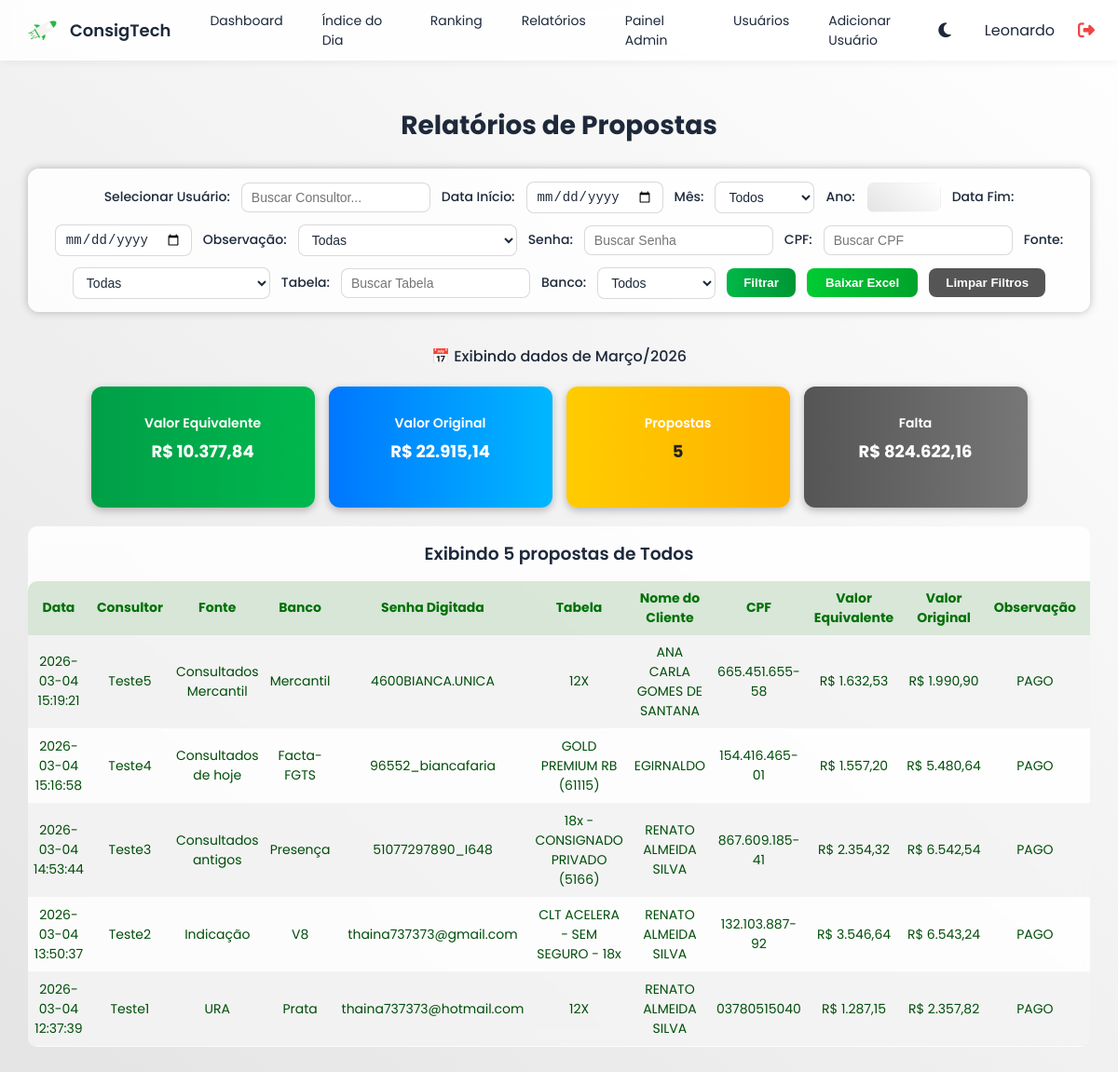
Page /relatorios (signed in) on the committed database.
### tables this page shows
CREATE TABLE propostas (
            id INTEGER PRIMARY KEY AUTOINCREMENT,
            data TEXT,
            consultor TEXT,
            fonte TEXT,
            banco TEXT,
            senha_digitada TEXT,
            tabela TEXT,
            nome_cliente TEXT,
            cpf TEXT,
            valor_equivalente REAL,
            valor_original REAL,
            observacao TEXT,
            telefone TEXT
        );

### app.py (the view, shortened to what this page needs)
@app.route("/relatorios", methods=["GET", "POST"])
def relatorios():
    if "user" not in session or session["role"] != "admin":
        return redirect(url_for("login"))
    conn = get_conn()
    cur = conn.cursor()
    cur.execute("SELECT nome FROM users WHERE role != 'admin' ORDER BY nome;")
    usuarios = cur.fetchall()
    if usuarios:
        usuarios = [u[0] for u in usuarios]
    else:
        usuarios = []
    user = request.form.get("usuario") or request.args.get("usuario")
    data_ini = request.form.get("data_ini") or request.args.get("data_ini")
    data_fim = request.form.get("data_fim") or request.args.get("data_fim")
    observacao = (request.form.get("observacao") or request.args.get("observacao") or "").strip()
    senha_digitada = (request.form.get("senha_digitada") or request.args.get("senha_digitada") or "").strip()
    fonte = (request.form.get("fonte") or request.args.get("fonte") or "").strip()
    tabela = (request.form.get("tabela") or request.args.get("tabela") or "").strip()
    banco = (request.form.get("banco") or request.args.get("banco") or "").strip()
    cpf = (request.form.get("cpf") or request.args.get("cpf") or "").strip()
    mes = request.form.get("mes") or request.args.get("mes")
    ano = request.form.get("ano") or request.args.get("ano")
    acao = request.form.get("acao")
    if acao == "limpar":
        return redirect(url_for("relatorios"))
    def normalizar_data(data_str):
        if not data_str:
            return None
        try:
            return datetime.strptime(data_str, "%Y-%m-%dT%H:%M").strftime("%Y-%m-%d %H:%M:%S")
        except ValueError:
            return data_str
    data_ini = normalizar_data(data_ini)
    data_fim = normalizar_data(data_fim)
    if data_ini and len(data_ini) == 10:
        data_ini = data_ini + " 00:00:00"
    if data_fim and len(data_fim) == 10:
        data_fim = data_fim + " 23:59:59"
    ph = "?" if isinstance(conn, sqlite3.Connection) else "%s"
    query_base = f"""
        SELECT id, data, consultor, fonte, banco, senha_digitada, tabela, nome_cliente, cpf,
               valor_equivalente, valor_original, observacao, telefone
        FROM propostas
    """
    condicoes, params = [], []
    condicoes.append("consultor NOT IN (SELECT nome FROM users WHERE role = 'admin')")
    def filtro_lower(campo, valor):
        if isinstance(conn, sqlite3.Connection):
            return f"LOWER({campo}) LIKE LOWER({ph})", f"%{valor.lower()}%"
        else:
            return f"LOWER({campo}) LIKE LOWER({ph})", f"%{valor}%"
    if user and user.strip() and user != "-":
        condicoes.append(f"LOWER(consultor) LIKE LOWER({ph})")
        params.append(f"{user}%")
    if data_ini and data_fim:
        condicoes.append(f"data BETWEEN {ph} AND {ph}")
        params += [data_ini, data_fim]
        mes_atual = "Filtro por período"
    elif cpf:
        filtro, valor = filtro_lower("cpf", cpf)
        condicoes.append(filtro)
        params.append(valor)
        mes_atual = "Filtro por CPF"
    else:
        agora = datetime.now()
        inicio_mes = agora.replace(day=1, hour=0, minute=0, second=0)
        proximo_mes = inicio_mes + relativedelta(months=1)
        fim_mes = proximo_mes - timedelta(seconds=1)
        condicoes.append(f"data BETWEEN {ph} AND {ph}")
        params += [
            inicio_mes.strftime("%Y-%m-%d %H:%M:%S"),
            fim_mes.strftime("%Y-%m-%d %H:%M:%S")
        ]
        meses_pt = {
            "January": "Janeiro", "February": "Fevereiro", "March": "Março",
            "April": "Abril", "May": "Maio", "June": "Junho", "July": "Julho",
            "August": "Agosto", "September": "Setembro", "October": "Outubro",
            "November": "Novembro", "December": "Dezembro"
        }
        mes_nome = inicio_mes.strftime("%B")
        mes_atual = f"{meses_pt[mes_nome]}/{inicio_mes.year}"
    if observacao:
        filtro, valor = filtro_lower("observacao", observacao)
        condicoes.append(filtro)
        params.append(valor)
    if senha_digitada:
        filtro, valor = filtro_lower("senha_digitada", senha_digitada)
        condicoes.append(filtro)
        params.append(valor)
    if fonte:
        filtro, valor = filtro_lower("fonte", fonte)
        condicoes.append(filtro)
        params.append(valor)
    if banco:
        filtro, valor = filtro_lower("banco", banco)
        condicoes.append(filtro)
        params.append(valor)
    if tabela:
        filtro, valor = filtro_lower("tabela", tabela)
        condicoes.append(filtro)
        params.append(valor)
    if condicoes:
        query_base += " WHERE " + " AND ".join(condicoes)
    order_clause = "ORDER BY datetime(data) DESC" if isinstance(conn, sqlite3.Connection) else "ORDER BY data DESC"
    pagina = int(request.args.get("pagina", 1))
    por_pagina = 50
    offset = (pagina - 1) * por_pagina
    cur.execute(f"SELECT COUNT(*) FROM ({query_base})", tuple(params))
    total_registros = cur.fetchone()[0]
    total_paginas = (total_registros + por_pagina - 1) // por_pagina
    query_paginada = f"{query_base} {order_clause} LIMIT {ph} OFFSET {ph}"
    params_paginada = params + [por_pagina, offset]
    cur.execute(
        query_paginada.replace("?", "%s") if not isinstance(conn, sqlite3.Connection) else query_paginada,
        tuple(params_paginada)
    )
    dados = cur.fetchall()
    cur.execute(
        f"SELECT COALESCE(SUM(valor_equivalente),0), COALESCE(SUM(valor_original),0) FROM ({query_base})",
        tuple(params)
    )
    total_equivalente, total_original = cur.fetchone()
    total_propostas = total_registros
    cur.execute("SELECT valor FROM metas_globais ORDER BY id DESC LIMIT 1;")
    meta_row = cur.fetchone()
    meta_global = float(meta_row[0]) if meta_row else 0.0
    if user:
        cur.execute(
            "SELECT meta FROM metas_individuais WHERE consultor = %s;"
            if not isinstance(conn, sqlite3.Connection)
            else "SELECT meta FROM metas_individuais WHERE consultor = ?;",
            (user,),
        )
        meta_individual_row = cur.fetchone()
        meta_individual = float(meta_individual_row[0]) if meta_individual_row else meta_global
        falta_para_meta = max(meta_individual - float(total_equivalente or 0), 0)
    else:
        falta_para_meta = max(meta_global - float(total_equivalente or 0), 0)
    conn.close()
    return render_template(
        "relatorios.html",
        usuarios=usuarios,
        dados=dados,
        user=user,
        data_ini=data_ini,
        data_fim=data_fim,
        observacao=observacao,
        senha_digitada=senha_digitada,
        fonte=fonte,
        tabela=tabela,
        banco=banco,
        cpf=cpf,
        total_equivalente=total_equivalente,
        total_original=total_original,
        total_propostas=total_propostas,
        falta_para_meta=falta_para_meta,
        pagina=pagina,
        total_paginas=total_paginas,
        mes_atual=mes_atual
    )

### app.py (called while the page is built)
def get_conn():
    if DATABASE_URL and psycopg2:
        return psycopg2.connect(DATABASE_URL, sslmode="require")
    else:
        return sqlite3.connect(LOCAL_DB, check_same_thread=False)

### templates/relatorios.html (shortened to what this page needs)
{% extends "base.html" %}
{% block content %}
<h1 class="titulo-tomorrow">Relatórios de Propostas</h1>
<div class="relatorios-container">
  <form method="GET" class="form-relatorios">
    <label>Selecionar Usuário:</label>
    <input type="text" name="usuario" placeholder="Buscar Consultor..." value="{{ user or '' }}" class="input-pequeno">
    <label>Data Início:</label>
    <input type="date" name="data_ini" value="{{ data_ini[:10] if data_ini else '' }}">
    <label>Mês:</label>
    <select name="mes" class="input-pequeno">
      <option value="">Todos</option>
    </select>
    <label>Ano:</label>
    <input type="number" name="ano" class="input-pequeno" min="1900" max="2100" value="{{ ano or '' }}">
    <label>Data Fim:</label>
    <input type="date" name="data_fim" value="{{ data_fim[:10] if data_fim else '' }}">
    <label>Observação:</label>
    <select name="observacao" class="input-pequeno">
      <option value="">Todas</option>
    </select>
    <label>Senha:</label>
    <input type="text" name="senha_digitada" placeholder="Buscar Senha" value="{{ senha_digitada or '' }}"
      class="input-pequeno">
    <label>CPF:</label>
    <input type="text" name="cpf" placeholder="Buscar CPF" value="{{ cpf or '' }}" class="input-pequeno">
    <label>Fonte:</label>
    <select name="fonte" class="input-pequeno">
      <option value="">Todas</option>
    </select>
    <label>Tabela:</label>
    <input type="text" name="tabela" placeholder="Buscar Tabela" value="{{ tabela or '' }}" class="input-pequeno">
    <label>Banco:</label>
    <select name="banco" class="input-pequeno">
      <option value="">Todos</option>
    </select>
    <button type="submit" name="acao" value="filtrar" class="btn-filtrar">Filtrar</button>
    <button type="submit" name="acao" value="baixar" class="btn-baixar">Baixar Excel</button>
    <button type="submit" name="acao" value="limpar" class="btn-limpar"
      style="background:#555; color:white; padding:8px 18px; border-radius:8px; border:none; cursor:pointer; font-weight:600;">
      Limpar Filtros
    </button>
  </form>
</div>
{% if mes_atual %}
<p class="info-periodo">
  📅 Exibindo dados de {{ mes_atual }}
</p>
{% endif %}
{% if dados %}
<div class="cards-resumo">
  <div class="card verde">
    <h4>Valor Equivalente</h4>
    <p>R$ {{ "{:,.2f}".format(total_equivalente|float) }}</p>
  </div>
  <div class="card azul">
    <h4>Valor Original</h4>
    <p>R$ {{ "{:,.2f}".format(total_original|float) }}</p>
  </div>
  <div class="card amarelo">
    <h4>Propostas</h4>
    <p>{{ total_propostas }}</p>
  </div>
  <div class="card cinza">
    <h4>Falta</h4>
    <p>R$ {{ "{:,.2f}".format(falta_para_meta|float) }}</p>
  </div>
</div>
{% endif %}
{% if dados %}
<div class="tabela-relatorio">
  <h3>Exibindo {{ dados|length }} propostas de {{ user or 'Todos' }}</h3>
  <table>
    <thead>
      <tr>
        <th>Data</th>
        <th>Consultor</th>
        <th>Fonte</th>
        <th>Banco</th>
        <th>Senha Digitada</th>
        <th>Tabela</th>
        <th>Nome do Cliente</th>
        <th>CPF</th>
        <th>Valor Equivalente</th>
        <th>Valor Original</th>
        <th>Observação</th>
        <th>Telefone</th>
      </tr>
    </thead>
    <tbody>
      {% for d in dados %}
      <tr>
        <td>{{ d[1] }}</td>
        <td>{{ d[2] }}</td>
        <td>{{ d[3] }}</td>
        <td>{{ d[4] }}</td>
        <td>{{ d[5] }}</td>
        <td>{{ d[6] }}</td>
        <td>{{ d[7] }}</td>
        <td>{{ d[8] }}</td>
        <td>R$ {{ "{:,.2f}".format((d[9] or 0)|float) }}</td>
        <td>R$ {{ "{:,.2f}".format((d[10] or 0)|float) }}</td>
        <td>{{ d[11] }}</td>
        <td>{{ d[12] }}</td>
      </tr>
      {% endfor %}
    </tbody>
  </table>
</div>
{% elif not erro %}
<div class="msg-vazia">
  <p>Aguarde... Carregando as últimas 30 propostas.</p>
</div>
{% endif %}
{% endblock %}

### templates/base.html (style rules this page uses)
:root { --gradiente-inicio: #e4e4e4; --gradiente-fim: #ffffff; --cor-texto: #1e293b; --bg-container: rgba(255, 255, 255, 0.85); --bg-card: #ffffff; }
.card, .card-meta, .tabela-admin table, .grafico-ranking, .grafico-rosquinha { background: var(--bg-card); color: var(--cor-texto); }
h1, h2, h3, h4 { color: var(--cor-texto); }
body { font-family: 'Poppins', sans-serif; background: linear-gradient(40deg, var(--gradiente-inicio), var(--gradiente-fim)); margin: 0; color: var(--cor-texto); transition: 0.4s ease; }

### templates/relatorios.html (style rules this page uses)
.form-relatorios { display: flex; justify-content: center; align-items: center; flex-wrap: wrap; gap: 12px; margin: 25px auto 35px; padding: 14px 20px; background: var(--bg-container); border-radius: 12px; box-shadow: 0 0 10px rgba(0, 0, 0, 0.25); width: fit-content; position: relative; left: 50%; transform: translateX(-50%); color: var(--cor-texto); }
.form-relatorios label { font-weight: 500; color: var(--cor-texto); font-size: 14px; }
.form-relatorios select, .form-relatorios input[type="datetime-local"], .form-relatorios input[type="date"], .form-relatorios input[type="text"] { padding: 7px 10px; border-radius: 8px; border: 1px solid rgba(0, 0, 0, 0.15); background: white; color: #1e293b; font-size: 14px; outline: none; transition: all 0.2s ease; }
.form-relatorios input[type="number"] { padding: 7px 10px; border-radius: 8px; border: 1px solid rgba(255, 255, 255, 0.25); background: linear-gradient(40deg, var(--gradiente-inicio), var(--gradiente-fim)); color: var(--cor-texto); font-size: 14px; outline: none; transition: all 0.3s ease; width: 80px; }
.form-relatorios input[type="number"] { -moz-appearance: textfield; }
.btn-filtrar { background: linear-gradient(90deg, #00b848, #009634); color: #fff; font-weight: 600; border: none; border-radius: 8px; padding: 8px 18px; cursor: pointer; transition: all 0.25s ease; }
.btn-baixar { background: linear-gradient(90deg, #00cc33, #00a32a); color: #fff; font-weight: 600; border: none; border-radius: 8px; padding: 8px 20px; cursor: pointer; transition: all 0.25s ease; }
.tabela-relatorio { width: 100%; max-width: 1400px; margin: auto; background: var(--bg-container); border-radius: 10px; backdrop-filter: blur(8px); max-height: 710px; overflow-y: auto; overflow-x: auto; scrollbar-width: thin; scrollbar-color: rgba(255, 255, 255, 0.3) transparent; }
.tabela-relatorio table { width: 100%; overflow-x: auto; border-collapse: collapse; background: transparent; color: var(--cor-texto); text-align: center; border-radius: 10px; overflow: hidden; font-size: 14px; }
.tabela-relatorio th { background: rgba(0, 150, 0, 0.45); color: #fff; padding: 8px; position: sticky; top: 0; }
.tabela-relatorio td { padding: 8px 6px; border-bottom: 1px solid rgba(255, 255, 255, 0.15); color: var(--cor-texto); background: rgba(255, 255, 255, 0.05); }
body:not(.dark-mode) .tabela-relatorio th { background: rgba(0, 100, 0, 0.15); color: #007006; }
body:not(.dark-mode) .tabela-relatorio td { background: rgba(0, 0, 0, 0.04); color: #004d0a; }
.tabela-relatorio tr:nth-child(even) td { background: rgba(255, 255, 255, 0.07); }
.cards-resumo { display: flex; justify-content: center; align-items: center; flex-wrap: wrap; gap: 15px; width: 90%; margin: 15px auto 20px; }
.cards-resumo .card { flex: 1 1 180px; max-width: 210px; min-width: 180px; height: 100px; padding: 15px; border-radius: 12px; color: white; text-align: center; font-family: 'Poppins', sans-serif; box-shadow: 0 3px 8px rgba(0, 0, 0, 0.25); transition: transform 0.25s ease, filter 0.25s ease; display: flex; flex-direction: column; justify-content: center; align-items: center; }
.cards-resumo h4 { font-size: 14px; font-weight: 600; margin: 0; }
.cards-resumo p { font-size: 18px; font-weight: 700; margin-top: 6px; }
.cards-resumo .verde { background: linear-gradient(90deg, #009f47, #00b84d); }
.cards-resumo .azul { background: linear-gradient(90deg, #0077ff, #00b7ff); }
.cards-resumo .amarelo { background: linear-gradient(90deg, #ffcc00, #ffb100); color: #222; }
.cards-resumo .cinza { background: linear-gradient(90deg, #555, #777); }
.titulo-tomorrow { text-align: center; font-size: 28px; font-weight: 700; margin-bottom: 25px; }
.info-periodo { text-align: center; font-size: 16px; color: var(--cor-texto); margin: 10px 0 20px 0; font-weight: 500; }
.tabela-relatorio h3 { text-align: center; margin: 15px 0; font-weight: 600; color: var(--cor-texto); }
.cards-resumo .card h4 { color: #ffffff !important; }

### rows in the picture
propostas: data "2026-03-04 15:19:21", consultor "Teste5", fonte "Consultados Mercantil", banco "Mercantil", senha_digitada "4600BIANCA.UNICA", tabela "12X", nome_cliente "ANA CARLA GOMES DE SANTANA", cpf "665.451.655-58", observacao "PAGO"
propostas: data "2026-03-04 15:16:58", consultor "Teste4", fonte "Consultados de hoje", banco "Facta-FGTS", senha_digitada "96552_biancafaria", tabela "GOLD PREMIUM RB (61115)", nome_cliente "EGIRNALDO", cpf "154.416.465-01", observacao "PAGO"
propostas: data "2026-03-04 14:53:44", consultor "Teste3", fonte "Consultados antigos", banco "Presença", senha_digitada "51077297890_I648", tabela "18x - CONSIGNADO PRIVADO (5166)", nome_cliente "RENATO ALMEIDA SILVA", cpf "867.609.185-41", observacao "PAGO"
propostas: data "2026-03-04 13:50:37", consultor "Teste2", fonte "Indicação", banco "V8", senha_digitada "thaina737373@gmail.com", tabela "CLT ACELERA - SEM SEGURO - 18x", nome_cliente "RENATO ALMEIDA SILVA", cpf "132.103.887-92", observacao "PAGO"
propostas: data "2026-03-04 12:37:39", consultor "Teste1", fonte "URA", banco "Prata", senha_digitada "thaina737373@hotmail.com", tabela "12X", nome_cliente "RENATO ALMEIDA SILVA", cpf "03780515040", observacao "PAGO"

### other values in the picture
{{ session.get('user') }} "Leonardo"
{{ mes_atual }} "Março/2026"
{{ total_propostas }} "5"
{{ dados|length }} "5"
{{ user or 'Todos' }} "Todos"
